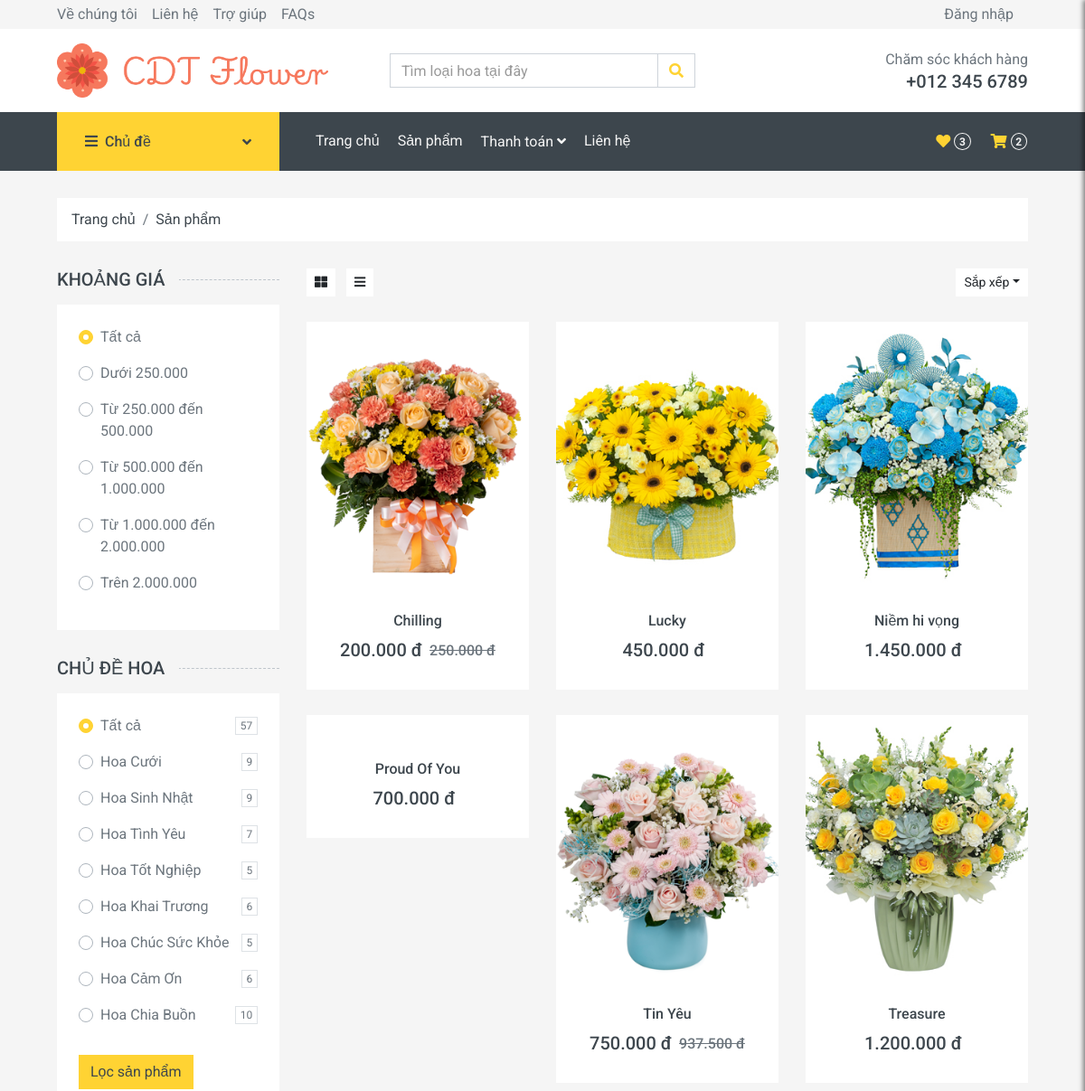
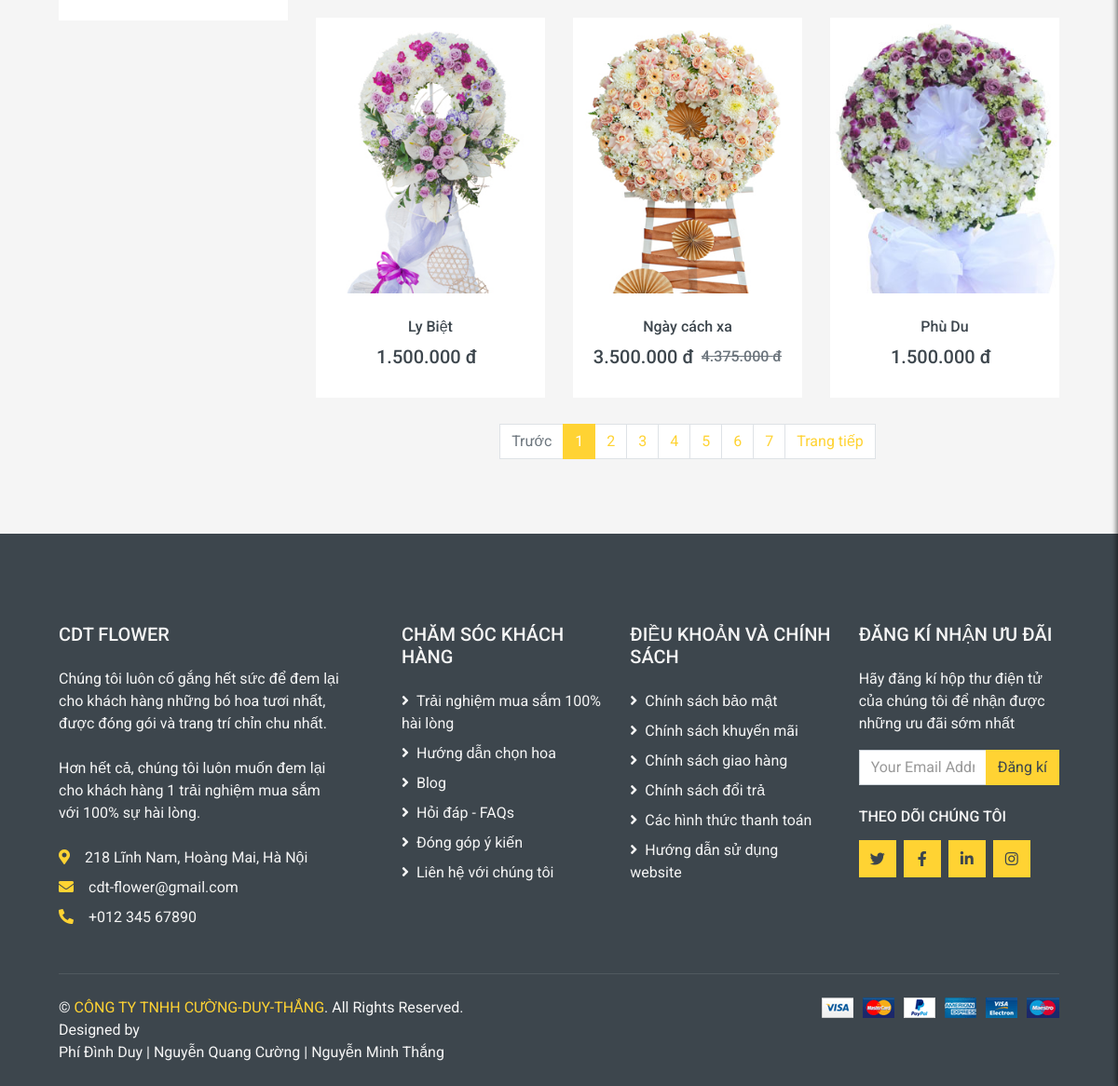
The page /shop.php on the database its author committed (2 pictures, top to bottom).
### tables this page shows
CREATE TABLE `sanpham` (
  `MaSanPham` int(11) NOT NULL,
  `TenSanPham` varchar(200) NOT NULL,
  `MaDanhMuc` int(11) NOT NULL,
  `Mau` varchar(50) NOT NULL,
  `MoTa` text NOT NULL,
  `Gia` decimal(10,0) NOT NULL,
  `HinhAnh` varchar(200) NOT NULL,
  `TonKho` int(11) NOT NULL,
  `GiamGia` int(11) NOT NULL
);

### shop.php (the view, shortened to what this page needs)
<?php require_once('header.php'); ?>
<div class="container-fluid">
    <div class="row px-xl-5">
        <div class="col-12">
            <nav class="breadcrumb bg-light mb-30">
                <a class="breadcrumb-item text-dark" href="#">Trang chủ</a>
                <a class="breadcrumb-item text-dark" href="#">Sản phẩm</a>
            </nav>
        </div>
    </div>
</div>
<div class="container-fluid">
    <div class="row px-xl-5">
        <div class="col-lg-3 col-md-4">
            <h5 class="section-title position-relative text-uppercase mb-3">
                <span class="bg-secondary pr-3">Khoảng giá</span>
            </h5>
            <div class="bg-light p-4 mb-30">
                <form id="filter-form" method="GET" action="">
                    <div class="custom-control custom-radio d-flex align-items-center justify-content-between mb-3">
                        <label class="custom-control-label" for="price-all">Tất cả</label>
                    </div>
                    <?php
                    $priceRanges = [
                        '0-250000' => 'Dưới 250.000',
                        '250000-500000' => 'Từ 250.000 đến 500.000',
                        '500000-1000000' => 'Từ 500.000 đến 1.000.000',
                        '1000000-2000000' => 'Từ 1.000.000 đến 2.000.000',
                        '2000000-' => 'Trên 2.000.000',
                    ];
                    foreach ($priceRanges as $value => $label) {
                        echo '<div class="custom-control custom-radio d-flex align-items-center justify-content-between mb-3">';
                        echo '<label class="custom-control-label" for="price-' . array_search($value, array_keys($priceRanges)) . '">' . $label . '</label>';
                        echo '</div>';
                    }
                    ?>
                </div>
                <h5 class="section-title position-relative text-uppercase mb-3">
                    <span class="bg-secondary pr-3">Chủ đề Hoa</span>
                </h5>
                <div class="bg-light p-4 mb-30">
                    <div class="custom-control custom-radio d-flex align-items-center justify-content-between mb-3">
                        <label class="custom-control-label" for="theme-all">Tất cả</label>
                        <span class="badge border font-weight-normal"><?php echo getTotalProducts(); ?></span>
                    </div>
                    <?php
                    $themes = [
                        'Hoa Cưới',
                        'Hoa Sinh Nhật',
                        'Hoa Tình Yêu',
                        'Hoa Tốt Nghiệp',
                        'Hoa Khai Trương',
                        'Hoa Chúc Sức Khỏe',
                        'Hoa Cảm Ơn',
                        'Hoa Chia Buồn'
                    ];
                    foreach ($themes as $index => $theme) {
                        echo '<div class="custom-control custom-radio d-flex align-items-center justify-content-between mb-3">';
                        echo '<label class="custom-control-label" for="theme-' . ($index + 1) . '">' . $theme . '</label>';
                        echo '<span class="badge border font-weight-normal">' . getThemeCount($theme) . '</span>';
                        echo '</div>';
                    }
                    ?>
                    <button type="submit" class="btn btn-primary mt-3">Lọc sản phẩm</button>
            </div>
            <?php
            function getDatabaseConnection() {
                $servername = "localhost";
                $username = "root";
                $password = "";
                $dbname = "banhoa";
                $conn = new mysqli($servername, $username, $password, $dbname);
                return $conn;
            }
            function getTotalProducts() {
                $conn = getDatabaseConnection();
                $sql = "SELECT COUNT(*) as total FROM sanpham";
                $result = $conn->query($sql);
                $total = $result ? $result->fetch_assoc()['total'] : 0;
                return $total;
            }
            function getThemeCount($theme) {
                $conn = getDatabaseConnection();
                $sql = "SELECT COUNT(*) AS total FROM sanpham s
                INNER JOIN danhmucsanpham d ON s.MaDanhMuc = d.MaDanhMuc
                WHERE d.TenDanhMuc LIKE ?";
                $stmt = $conn->prepare($sql);
                $stmt->bind_param("s", $theme);
                $stmt->execute();
                $result = $stmt->get_result();
                $total = $result ? $result->fetch_assoc()['total'] : 0;
                return $total;
            }
            ?>
        </div>
        <?php
                require_once('database/db_connect.php');
                $productsPerPage = 9;
                $current_page = isset($_GET['page']) ? (int)$_GET['page'] : 1;
                $offset = ($current_page - 1) * $productsPerPage;
                $priceRange = isset($_GET['price-range']) ? $_GET['price-range'] : 'all';
                $theme = isset($_GET['theme']) ? $_GET['theme'] : 'all';
                $sort = isset($_GET['sapxep']) ? $_GET['sapxep'] : '';
                $whereClause = "";
                $orderBy = "";
                        $sql = "SELECT * FROM sanpham AS sp JOIN danhmucsanpham AS d ON sp.MaDanhMuc = d.MaDanhMuc $whereClause $orderBy LIMIT $offset, $productsPerPage";
                        $sql_total = "SELECT COUNT(*) as total FROM sanpham AS sp JOIN danhmucsanpham AS d ON sp.MaDanhMuc = d.MaDanhMuc $whereClause";
                        $result_total = mysqli_query($conn, $sql_total);
                        $totalProducts = mysqli_fetch_assoc($result_total)['total'];
                        $totalPages = ceil($totalProducts / $productsPerPage);
                        $result = mysqli_query($conn, $sql);
                        $products = array();
                        if (mysqli_num_rows($result) > 0) {
                            while ($row = mysqli_fetch_assoc($result)) {
                                $products[] = $row;
                            }
                        } else {
                            echo "Không có sản phẩm nào.";
                        }
                        ?>
                        <div class="col-lg-9 col-md-8">
                            <div class="row pb-3">
                                <div class="col-12 pb-1">
                                    <div class="d-flex align-items-center justify-content-between mb-4">
                                        <div>
                                            <button class="btn btn-sm btn-light"><i class="fa fa-th-large"></i></button>
                                            <button class="btn btn-sm btn-light ml-2"><i class="fa fa-bars"></i></button>
                                        </div>
                                        <div class="ml-2">
                                            <div class="btn-group">
                                                <button type="button" class="btn btn-sm btn-light dropdown-toggle" data-toggle="dropdown">Sắp xếp</button>
                                            </div>
                                        </div>
                                    </div>
                                </div>
                                <?php
                                foreach ($products as $product) {
                                    ?>
                                    <div class="col-lg-4 col-md-6 col-sm-6 pb-1">
                                        <div class="product-item bg-light mb-4">
                                            <div class="product-img position-relative overflow-hidden">
                                                <img class="img-fluid w-100" src="<?php echo $product['HinhAnh']; ?>" alt="">
                                                <div class="product-action">
                                                </div>
                                            </div>
                                            <div class="text-center py-4">
                                                <a class="h6 text-decoration-none text-truncate" href=""><?php echo $product['TenSanPham']; ?></a>
                                                <div class="d-flex align-items-center justify-content-center mt-2">
                                                    <h5><?php echo number_format($product['Gia'], 0, ',', '.') . " đ"; ?></h5>
                                                    <h6 class="text-muted ml-2">
                                                        <?php
                                                        if ($product['GiamGia'] == 20) {
                                            $giachuagiam = $product['Gia'] / 0.8;
                                            echo "<del>" . number_format($giachuagiam, 0, ',', '.') . " đ</del>";
                                        } elseif ($product['GiamGia'] == 50) {
                                            $giachuagiam = $product['Gia'] + (1 * $product['Gia']);
                                            echo "<del>" . number_format($giachuagiam, 0, ',', '.') . " đ</del>";
                                        }
                                        ?>
                                    </h6>
                                </div>
                            </div>
                        </div>
                    </div>
                    <?php
                }
                ?>
                <div class="col-12">
                    <nav>
                        <ul class="pagination justify-content-center">
                            <li class="page-item <?php if ($current_page <= 1) echo 'disabled'; ?>">
                                <a class="page-link" href="?page=<?php echo $current_page - 1; ?>&price-range=<?php echo urlencode($priceRange); ?>&theme=<?php echo urlencode($theme); ?>&sort=<?php echo urlencode($sort); ?>">Trước</a>
                            </li>
                            <?php for ($i = 1; $i <= $totalPages; $i++) : ?>
                                <li class="page-item <?php if ($i == $current_page) echo 'active'; ?>">
                                    <a class="page-link" href="?page=<?php echo $i; ?>&price-range=<?php echo urlencode($priceRange); ?>&theme=<?php echo urlencode($theme); ?>&sort=<?php echo urlencode($sort); ?>"><?php echo $i; ?></a>
                                </li>
                            <?php endfor; ?>
                            <li class="page-item <?php if ($current_page >= $totalPages) echo 'disabled'; ?>">
                                <a class="page-link" href="?page=<?php echo $current_page + 1; ?>&price-range=<?php echo urlencode($priceRange); ?>&theme=<?php echo urlencode($theme); ?>&sort=<?php echo urlencode($sort); ?>">Trang tiếp</a>
                            </li>
                        </ul>
                    </nav>
                </div>
            </div>
        </div>
    </div>
</div>
<?php require_once('footer.php') ?>
</body>
</html>

### rows shown on the page
sanpham: shows a picture, TenSanPham "Chilling", Gia "200.000", Gia "250.000"
sanpham: shows a picture, TenSanPham "Lucky", Gia "450.000"
sanpham: shows a picture, TenSanPham "Niềm hi vọng", Gia "1.450.000"
sanpham: TenSanPham "Proud Of You", Gia "700.000"
sanpham: HinhAnh (picture), TenSanPham "Tin Yêu", Gia "750.000", Gia "937.500"
sanpham: HinhAnh (picture), TenSanPham "Treasure", Gia "1.200.000"
sanpham: HinhAnh (picture), TenSanPham "Ly Biệt", Gia "1.500.000"
sanpham: HinhAnh (picture), TenSanPham "Ngày cách xa", Gia "3.500.000", Gia "4.375.000"
sanpham: HinhAnh (picture), TenSanPham "Phù Du", Gia "1.500.000"

### other values the page prints
count($maSP_giohang) "2"
$label "Dưới 250.000"
$label "Từ 250.000 đến 500.000"
$label "Từ 500.000 đến 1.000.000"
$label "Từ 1.000.000 đến 2.000.000"
$label "Trên 2.000.000"
getTotalProducts() "57"
$theme "Hoa Cưới"
getThemeCount($theme) "9"
$theme "Hoa Sinh Nhật"
$theme "Hoa Tình Yêu"
getThemeCount($theme) "7"
$theme "Hoa Tốt Nghiệp"
getThemeCount($theme) "5"
$theme "Hoa Khai Trương"
